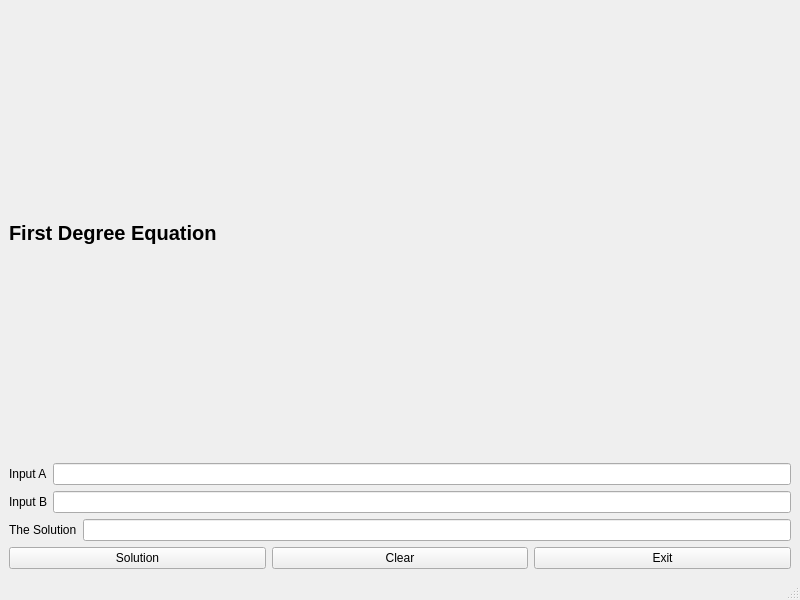
<?xml version="1.0" encoding="UTF-8"?>
<ui version="4.0">
 <class>MainWindow</class>
 <widget class="QMainWindow" name="MainWindow">
  <property name="geometry">
   <rect>
    <x>0</x>
    <y>0</y>
    <width>800</width>
    <height>600</height>
   </rect>
  </property>
  <property name="windowTitle">
   <string>MainWindow</string>
  </property>
  <widget class="QWidget" name="centralwidget">
   <layout class="QVBoxLayout" name="verticalLayout_2">
    <item>
     <layout class="QVBoxLayout" name="verticalLayout">
      <item>
       <widget class="QLabel" name="label">
        <property name="font">
         <font>
          <pointsize>15</pointsize>
          <weight>75</weight>
          <bold>true</bold>
         </font>
        </property>
        <property name="text">
         <string>First Degree Equation</string>
        </property>
       </widget>
      </item>
      <item>
       <layout class="QHBoxLayout" name="horizontalLayout">
        <item>
         <widget class="QLabel" name="label_2">
          <property name="text">
           <string>Input A</string>
          </property>
         </widget>
        </item>
        <item>
         <widget class="QLineEdit" name="lineEditInputA"/>
        </item>
       </layout>
      </item>
      <item>
       <layout class="QHBoxLayout" name="horizontalLayout_3">
        <item>
         <widget class="QLabel" name="label_3">
          <property name="text">
           <string>Input B</string>
          </property>
         </widget>
        </item>
        <item>
         <widget class="QLineEdit" name="lineEditInputB"/>
        </item>
       </layout>
      </item>
      <item>
       <layout class="QHBoxLayout" name="horizontalLayout_4">
        <item>
         <widget class="QLabel" name="label_4">
          <property name="text">
           <string>The Solution</string>
          </property>
         </widget>
        </item>
        <item>
         <widget class="QLineEdit" name="lineEditSolution"/>
        </item>
       </layout>
      </item>
      <item>
       <layout class="QHBoxLayout" name="horizontalLayout_5">
        <item>
         <widget class="QPushButton" name="pushButtonExit">
          <property name="text">
           <string>Solution</string>
          </property>
         </widget>
        </item>
        <item>
         <widget class="QPushButton" name="pushButtonClear">
          <property name="text">
           <string>Clear</string>
          </property>
         </widget>
        </item>
        <item>
         <widget class="QPushButton" name="pushButtonSolution">
          <property name="text">
           <string>Exit</string>
          </property>
         </widget>
        </item>
       </layout>
      </item>
     </layout>
    </item>
   </layout>
  </widget>
  <widget class="QMenuBar" name="menubar">
   <property name="geometry">
    <rect>
     <x>0</x>
     <y>0</y>
     <width>800</width>
     <height>26</height>
    </rect>
   </property>
  </widget>
  <widget class="QStatusBar" name="statusbar"/>
 </widget>
 <resources/>
 <connections/>
</ui>
